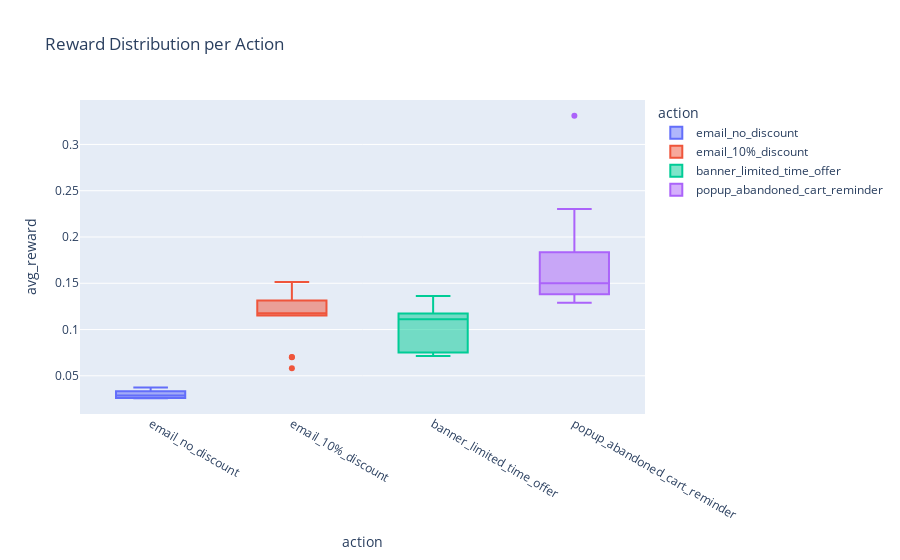

Notebook code cell kept with this figure:
### Code cell
# Plot action reward comparison
fig3 = px.box(
    history_df_gbm,
    x='action',
    y='avg_reward',
    color='action',
    title='Reward Distribution per Action'
)

fig3.show()

### Figure 1 — Plotly figure (JSON) as saved in the notebook; plotly's stock layout.template omitted (floating-point values rounded to 4 significant figures)
{"data": [{"alignmentgroup": "True", "hovertemplate": "action=%{x}<br>avg_reward=%{y}<extra></extra>", "legendgroup": "email_no_discount", "marker": {"color": "#636efa"}, "name": "email_no_discount", "notched": false, "offsetgroup": "email_no_discount", "orientation": "v", "showlegend": true, "type": "box", "x": ["email_no_discount", "email_no_discount", "email_no_discount", "email_no_discount", "email_no_discount", "email_no_discount", "email_no_discount", "email_no_discount", "email_no_discount", "email_no_discount", "email_no_discount", "email_no_discount", "email_no_discount", "email_no_discount"], "x0": " ", "xaxis": "x", "y": [0.0373, 0.0373, 0.0359, 0.03344, 0.03226, 0.02987, 0.02917, 0.02838, 0.02778, 0.02618, 0.02599, 0.02577, 0.02577, 0.0257], "y0": " ", "yaxis": "y"}, {"alignmentgroup": "True", "hovertemplate": "action=%{x}<br>avg_reward=%{y}<extra></extra>", "legendgroup": "email_10%_discount", "marker": {"color": "#EF553B"}, "name": "email_10%_discount", "notched": false, "offsetgroup": "email_10%_discount", "orientation": "v", "showlegend": true, "type": "box", "x": ["email_10%_discount", "email_10%_discount", "email_10%_discount", "email_10%_discount", "email_10%_discount", "email_10%_discount", "email_10%_discount", "email_10%_discount", "email_10%_discount", "email_10%_discount", "email_10%_discount", "email_10%_discount", "email_10%_discount", "email_10%_discount"], "x0": " ", "xaxis": "x", "y": [0.05831, 0.07008, 0.0702, 0.1384, 0.1514, 0.139, 0.1313, 0.127, 0.1242, 0.1188, 0.1151, 0.1165, 0.1161, 0.116], "y0": " ", "yaxis": "y"}, {"alignmentgroup": "True", "hovertemplate": "action=%{x}<br>avg_reward=%{y}<extra></extra>", "legendgroup": "banner_limited_time_offer", "marker": {"color": "#00cc96"}, "name": "banner_limited_time_offer", "notched": false, "offsetgroup": "banner_limited_time_offer", "orientation": "v", "showlegend": true, "type": "box", "x": ["banner_limited_time_offer", "banner_limited_time_offer", "banner_limited_time_offer", "banner_limited_time_offer", "banner_limited_time_offer", "banner_limited_time_offer", "banner_limited_time_offer", "banner_limited_time_offer", "banner_limited_time_offer", "banner_limited_time_offer", "banner_limited_time_offer", "banner_limited_time_offer", "banner_limited_time_offer", "banner_limited_time_offer"], "x0": " ", "xaxis": "x", "y": [0.0715, 0.07907, 0.07907, 0.07531, 0.07531, 0.07531, 0.1174, 0.1111, 0.1111, 0.1115, 0.1113, 0.1363, 0.1279, 0.1246], "y0": " ", "yaxis": "y"}, {"alignmentgroup": "True", "hovertemplate": "action=%{x}<br>avg_reward=%{y}<extra></extra>", "legendgroup": "popup_abandoned_cart_reminder", "marker": {"color": "#ab63fa"}, "name": "popup_abandoned_cart_reminder", "notched": false, "offsetgroup": "popup_abandoned_cart_reminder", "orientation": "v", "showlegend": true, "type": "box", "x": ["popup_abandoned_cart_reminder", "popup_abandoned_cart_reminder", "popup_abandoned_cart_reminder", "popup_abandoned_cart_reminder", "popup_abandoned_cart_reminder", "popup_abandoned_cart_reminder", "popup_abandoned_cart_reminder", "popup_abandoned_cart_reminder", "popup_abandoned_cart_reminder", "popup_abandoned_cart_reminder", "popup_abandoned_cart_reminder", "popup_abandoned_cart_reminder", "popup_abandoned_cart_reminder", "popup_abandoned_cart_reminder"], "x0": " ", "xaxis": "x", "y": [0.3311, 0.2304, 0.2081, 0.1834, 0.1684, 0.1575, 0.1493, 0.1439, 0.1381, 0.1329, 0.129, 0.1506, 0.1419, 0.1378], "y0": " ", "yaxis": "y"}], "layout": {"boxmode": "overlay", "legend": {"title": {"text": "action"}, "tracegroupgap": 0}, "title": {"text": "Reward Distribution per Action"}, "xaxis": {"anchor": "y", "categoryarray": ["email_no_discount", "email_10%_discount", "banner_limited_time_offer", "popup_abandoned_cart_reminder"], "categoryorder": "array", "domain": [0, 1], "title": {"text": "action"}}, "yaxis": {"anchor": "x", "domain": [0, 1], "title": {"text": "avg_reward"}}}}
